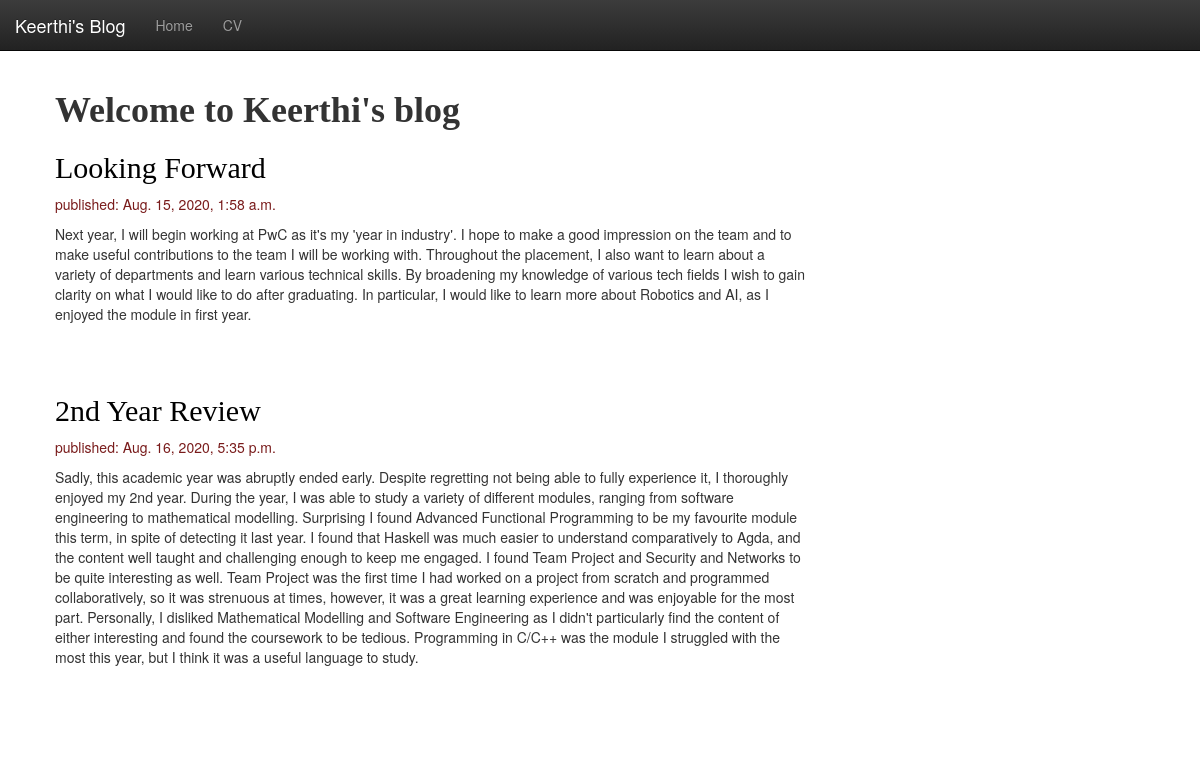
Before: / with the older database file.
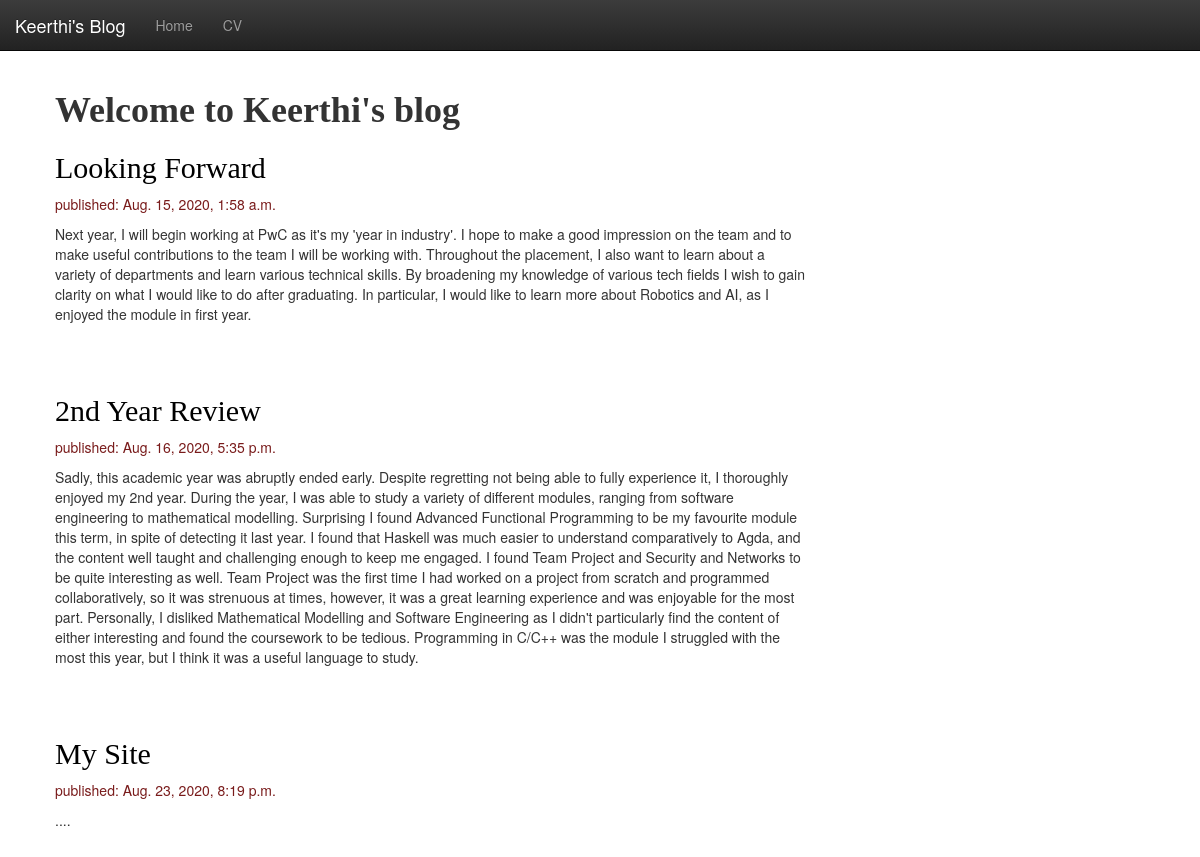
After: the same page with the newer database file.
### blog/models.py (models this page shows, shortened)
class Post(models.Model):
    author = models.ForeignKey(settings.AUTH_USER_MODEL, on_delete=models.CASCADE)
    title = models.CharField(max_length=200)
    text = models.TextField()
    created_date = models.DateTimeField(default=timezone.now)
    published_date = models.DateTimeField(blank=True, null=True)

### blog/views.py (the view)
# urls.py: path('', views.post_list, name='post_list'),
def post_list(request):
    posts = Post.objects.filter(published_date__lte=timezone.now()).order_by('published_date')
    return render(request, 'blog/post_list.html', {'posts' : posts})

### blog/templates/blog/post_list.html (shortened to what this page needs)
{% extends 'blog/base.html' %}
{% block content %}
    <div class="Title">
        <h1><strong>Welcome to Keerthi's blog</strong></h1>
    </div>
    {% for post in posts %}
        <div class="post">
            <h2><a href="{% url 'post_detail' pk=post.pk %}">{{ post.title }}</a></h2>
                <div class="date">
                    <p>published: {{ post.published_date }}</p>
                </div>
            <p>{{ post.text|linebreaksbr }}</p>
        </div>
    {% endfor %}
{% endblock %}

Changed rows visible on the page:
added Post: title "My Site", published_date "Aug. 23, 2020, 8:19 p.m.", text "...."
